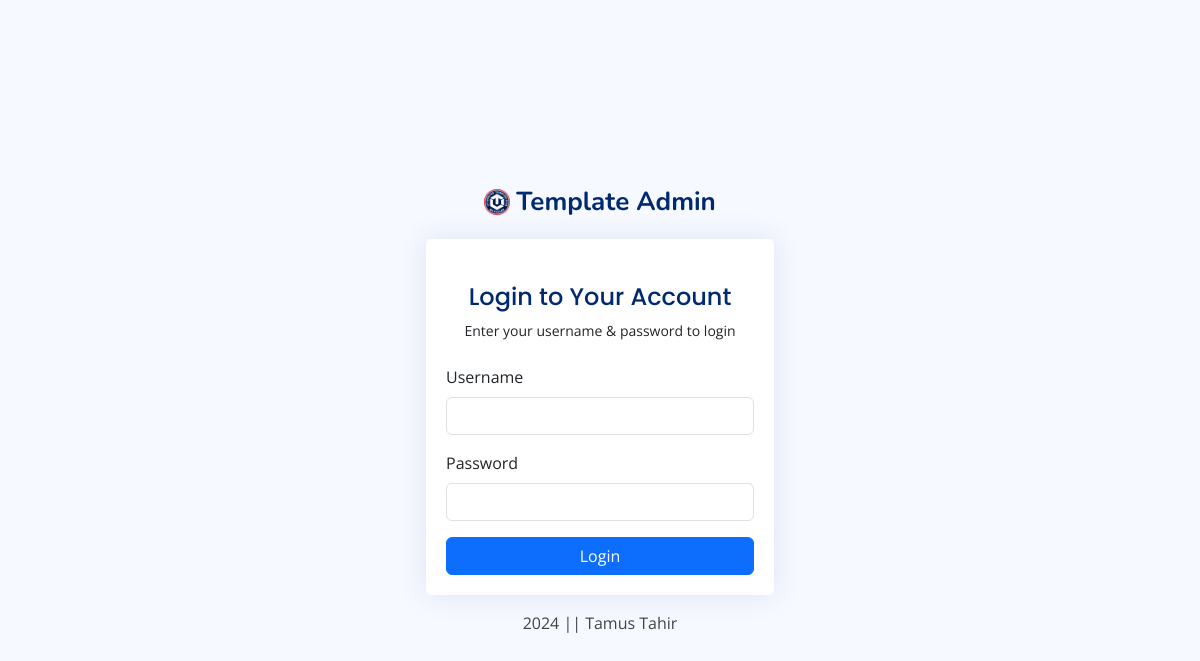
The page / on the database its author committed.
### tables this page shows
CREATE TABLE `pengaturan` (
  `id_pengaturan` int(11) NOT NULL,
  `appname` varchar(50) NOT NULL,
  `logo` varchar(255) NOT NULL,
  `copyright` varchar(255) NOT NULL,
  `description` varchar(255) NOT NULL,
  `keyword` varchar(255) NOT NULL,
  `author` varchar(128) NOT NULL
);

### helper.php (called while the page is built, shortened)
<?php
$base_url = 'http://localhost/admin-template/';
$koneksi = mysqli_connect('localhost', 'root', '', 'admin_template');
function getWhere($query)
{
    global $koneksi;
    return mysqli_fetch_assoc(mysqli_query($koneksi, $query));
}

### index.php (the view, shortened to what this page needs)
<?php require 'helper.php' ?>
<?php $pengaturan = getWhere("SELECT * FROM pengaturan WHERE id_pengaturan = 1 "); ?>
<!DOCTYPE html>
<html lang="en">
<head>
    <link href="<?= $base_url; ?>assets/plugins/bootstrap/css/bootstrap.min.css" rel="stylesheet">
    <link href="<?= $base_url; ?>assets/plugins/bootstrap-icons/bootstrap-icons.css" rel="stylesheet">
    <link href="<?= $base_url; ?>assets/plugins/boxicons/css/boxicons.min.css" rel="stylesheet">
    <link href="<?= $base_url; ?>assets/plugins/quill/quill.snow.css" rel="stylesheet">
    <link href="<?= $base_url; ?>assets/plugins/quill/quill.bubble.css" rel="stylesheet">
    <link href="<?= $base_url; ?>assets/plugins/remixicon/remixicon.css" rel="stylesheet">
    <link href="<?= $base_url; ?>assets/plugins/simple-datatables/style.css" rel="stylesheet">
    <link href="<?= $base_url; ?>assets/css/style.css" rel="stylesheet">
</head>
<body>
    <main>
        <div class="container">
            <section class="section register min-vh-100 d-flex flex-column align-items-center justify-content-center py-4">
                <div class="container">
                    <div class="row justify-content-center">
                        <div class="col-lg-4 col-md-6 d-flex flex-column align-items-center justify-content-center">
                            <div class="d-flex justify-content-center py-4">
                                <a href="index.html" class="logo d-flex align-items-center w-auto">
                                    <img src="<?= $base_url; ?>assets/img/<?= $pengaturan['logo']; ?>" alt="">
                                    <span class="d-none d-lg-block"><?= $pengaturan['appname']; ?></span>
                                </a>
                            </div>
                            <div class="card mb-3">
                                <div class="card-body">
                                    <div class="pt-4 pb-2">
                                        <h5 class="card-title text-center pb-0 fs-4">Login to Your Account</h5>
                                        <p class="text-center small">Enter your username & password to login</p>
                                    </div>
                                    <form class="row g-3 needs-validation" novalidate action="" method="post">
                                        <div class="col-12">
                                            <label for="yourUsername" class="form-label">Username</label>
                                            <div class="input-group has-validation">
                                                <input type="text" name="username" class="form-control" id="yourUsername" required>
                                            </div>
                                        </div>
                                        <div class="col-12">
                                            <label for="yourPassword" class="form-label">Password</label>
                                            <input type="password" name="password" class="form-control" id="yourPassword" required>
                                        </div>
                                        <div class="col-12">
                                            <button class="btn btn-primary w-100" type="submit" name="submit">Login</button>
                                        </div>
                                    </form>
                                </div>
                            </div>
                            <div class="credits">
                                <?= $pengaturan['copyright']; ?>
                            </div>
                        </div>
                    </div>
                </div>
            </section>
        </div>
    </main>
</body>
</html>

### assets/css/style.css (style rules this page uses)
:root { scroll-behavior: smooth; }
body { font-family: "Open Sans", sans-serif; background: #f6f9ff; color: #444444; }
a { color: #4154f1; text-decoration: none; }
h1, h2, h3, h4, h5, h6 { font-family: "Nunito", sans-serif; }
.card { margin-bottom: 30px; border: none; border-radius: 5px; box-shadow: 0px 0 30px rgba(1, 41, 112, 0.1); }
.card-title { padding: 20px 0 15px 0; font-size: 18px; font-weight: 500; color: #012970; font-family: "Poppins", sans-serif; }
.card-body { padding: 0 20px 20px 20px; }
.logo { line-height: 1; }
@media (min-width: 1200px) { .logo { width: 280px; } }
.logo img { max-height: 26px; margin-right: 6px; }
.logo span { font-size: 26px; font-weight: 700; color: #012970; font-family: "Nunito", sans-serif; }

### rows shown on the page
pengaturan: logo (picture), appname "Template Admin", copyright "2024 || Tamus Tahir"
